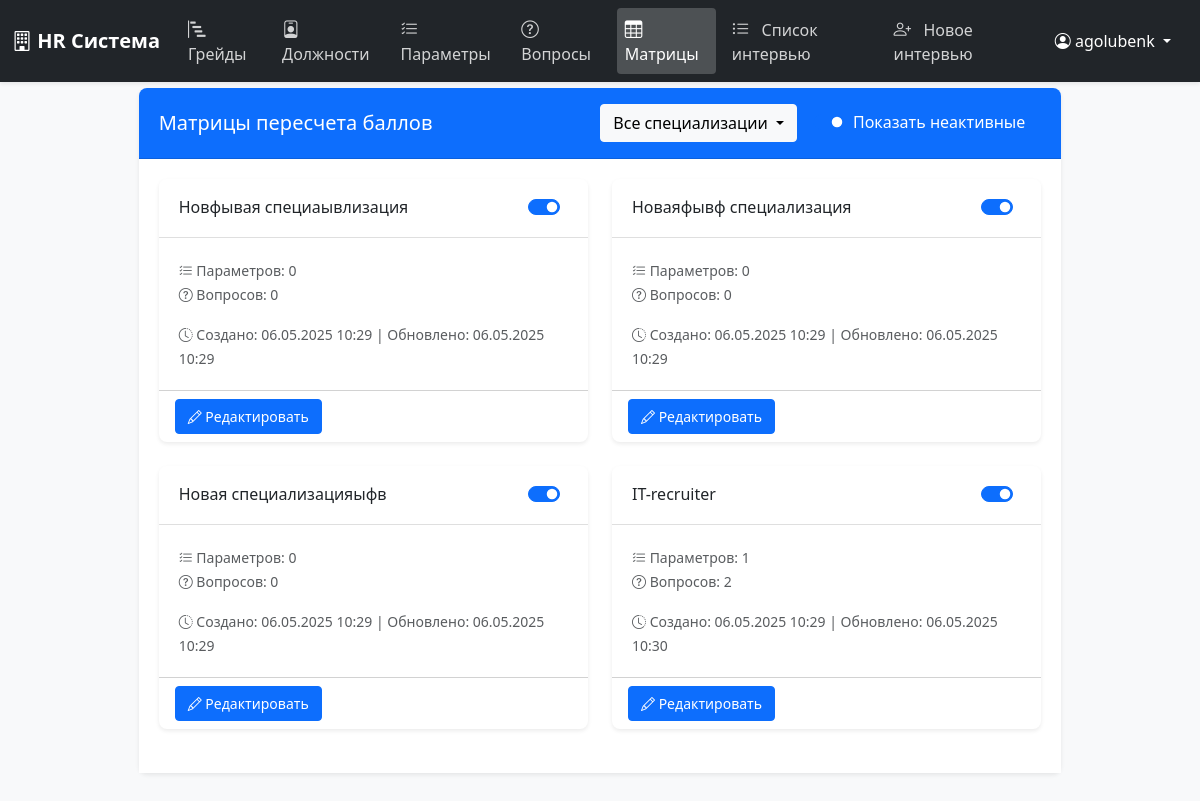
Before: /score-matrices/ (signed in) with the older database file.
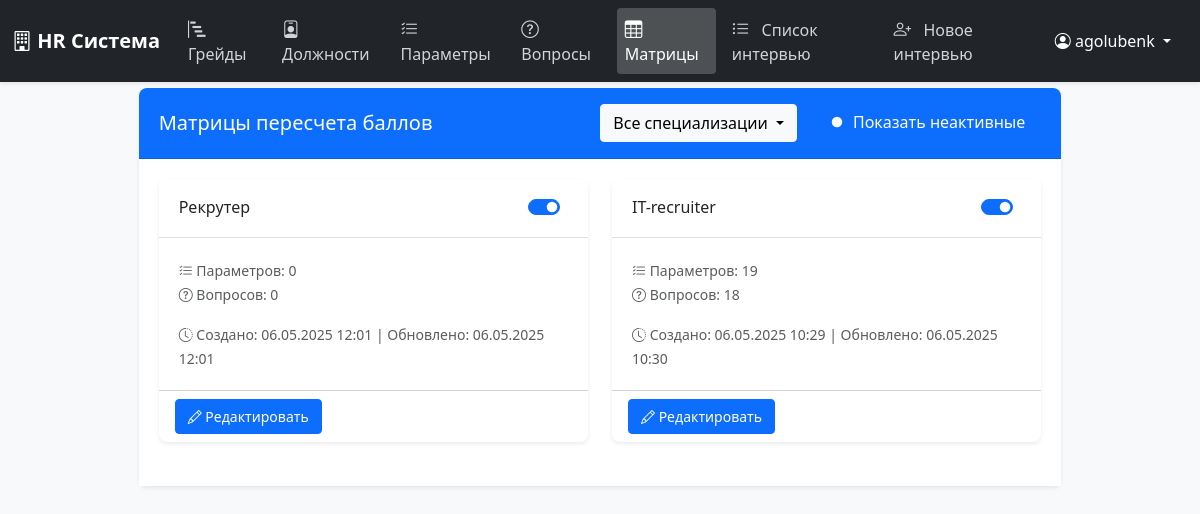
After: the same page with the newer database file.
### positions/models.py (models this page shows, shortened)
class ScoreMatrix(models.Model):
    position = models.ForeignKey(Position, on_delete=models.CASCADE, related_name='score_matrices')
    name = models.CharField(max_length=255, verbose_name='Название матрицы')
    description = models.TextField(blank=True, verbose_name='Описание')
    is_active = models.BooleanField(default=True, verbose_name='Активна')
    created_at = models.DateTimeField(auto_now_add=True, verbose_name='Дата создания')
    updated_at = models.DateTimeField(auto_now=True, verbose_name='Дата обновления')
    class Meta:
        verbose_name = 'Матрица пересчета баллов'
        verbose_name_plural = 'Матрицы пересчета баллов'
        ordering = ['-created_at']
        unique_together = ['position', 'name']

### positions/views.py (the view)
# urls.py: path('score-matrices/', views.score_matrices, name='score_matrices'),
@login_required
def score_matrices(request):
    position_id = request.GET.get('position')
    matrices = ScoreMatrix.objects.select_related('position').all()
    if position_id:
        matrices = matrices.filter(position_id=position_id)
    for matrix in matrices:
        matrix.parameters_count = Parameter.objects.filter(position=matrix.position).count()
        matrix.questions_count = InterviewQuestion.objects.filter(position=matrix.position).count()
    positions = Position.objects.all()
    selected_position = Position.objects.get(id=position_id) if position_id else None
    context = {
        'matrices': matrices,
        'positions': positions,
        'selected_position': selected_position
    }
    return render(request, 'positions/score_matrices.html', context)

### templates/positions/score_matrices.html (shortened to what this page needs)
{% extends 'positions/base.html' %}
{% load positions_extras %}
{% block content %}
<div class="container">
    <div class="row justify-content-center">
        <div class="col-md-10">
            <div class="card">
                <div class="card-header bg-primary text-white d-flex justify-content-between align-items-center">
                    <h5 class="card-title mb-0">Матрицы пересчета баллов</h5>
                    <div class="d-flex align-items-center">
                        <div class="dropdown me-3">
                            <button class="btn btn-light dropdown-toggle" type="button" id="positionDropdown" data-bs-toggle="dropdown" aria-expanded="false">
                                {% if selected_position %}
                                    {{ selected_position }}
                                {% else %}
                                    Все специализации
                                {% endif %}
                            </button>
                        </div>
                        <div class="form-check form-switch me-3">
                            <input class="form-check-input" type="checkbox" id="showInactiveMatrices" checked>
                            <label class="form-check-label text-white" for="showInactiveMatrices">Показать неактивные</label>
                        </div>
                    </div>
                </div>
                <div class="card-body">
                    {% if matrices %}
                    <div class="row">
                        {% for matrix in matrices %}
                        <div class="col-md-6 mb-4 matrix-card" data-is-active="{{ matrix.is_active|yesno:'true,false' }}">
                            <div class="card h-100 {% if not matrix.is_active %}border-danger{% endif %}">
                                <div class="card-header d-flex justify-content-between align-items-center">
                                    <h6 class="card-title mb-0">{{ matrix.name }}</h6>
                                    <div class="form-check form-switch">
                                        <input class="form-check-input toggle-active"
                                               type="checkbox"
                                               data-matrix-id="{{ matrix.id }}"
                                               {% if matrix.is_active %}checked{% endif %}>
                                    </div>
                                </div>
                                <div class="card-body">
                                    <p class="card-text">
                                        <small class="text-muted">
                                            <i class="bi bi-list-check"></i> Параметров: {{ matrix.parameters_count }}<br>
                                            <i class="bi bi-question-circle"></i> Вопросов: {{ matrix.questions_count }}
                                        </small>
                                    </p>
                                    <p class="card-text">
                                        <small class="text-muted">
                                            <i class="bi bi-clock-history"></i> Создано: {{ matrix.created_at|date:"d.m.Y H:i" }} | Обновлено: {{ matrix.updated_at|date:"d.m.Y H:i" }}
                                        </small>
                                    </p>
                                </div>
                                <div class="card-footer bg-transparent">
                                    <div class="d-flex justify-content-between">
                                        <a href="{% url 'positions:edit_score_matrix' matrix_id=matrix.id %}" class="btn btn-primary btn-sm">
                                            <i class="bi bi-pencil"></i> Редактировать
                                        </a>
                                    </div>
                                </div>
                            </div>
                        </div>
                        {% endfor %}
                    </div>
                    {% else %}
                    <div class="alert alert-info">
                        Матрицы пересчета баллов не найдены. Создайте новую специализацию для автоматического создания матрицы.
                    </div>
                    {% endif %}
                </div>
            </div>
        </div>
    </div>
</div>
{% endblock %}

### templates/positions/base.html (shortened to what this page needs)
<!DOCTYPE html>
<html lang="ru">
<head>
    <link href="https://cdn.jsdelivr.net/npm/bootstrap@5.3.0/dist/css/bootstrap.min.css" rel="stylesheet">
    <link href="https://cdn.jsdelivr.net/npm/bootstrap-icons@1.10.0/font/bootstrap-icons.css" rel="stylesheet">
</head>
<body>
    <nav class="navbar navbar-expand-lg navbar-dark fixed-top">
        <div class="container-fluid">
            <a class="navbar-brand" href="#">
                <i class="bi bi-building"></i> HR Система
            </a>
            <div class="collapse navbar-collapse" id="navbarNav">
                <ul class="navbar-nav me-auto">
                    <li class="nav-item">
                        <a class="nav-link {% if request.resolver_match.url_name == 'grades' %}active{% endif %}"
                           href="{% url 'positions:grades' %}">
                            <i class="bi bi-bar-chart-steps"></i> Грейды
                        </a>
                    </li>
                    <li class="nav-item">
                        <a class="nav-link {% if request.resolver_match.url_name == 'positions' %}active{% endif %}"
                           href="{% url 'positions:positions' %}">
                            <i class="bi bi-person-badge"></i> Должности
                        </a>
                    </li>
                    <li class="nav-item">
                        <a class="nav-link {% if request.resolver_match.url_name == 'parameters' %}active{% endif %}"
                           href="{% url 'positions:parameters' %}">
                            <i class="bi bi-list-check"></i> Параметры
                        </a>
                    </li>
                    <li class="nav-item">
                        <a class="nav-link {% if request.resolver_match.url_name == 'questions' %}active{% endif %}"
                           href="{% url 'positions:questions' %}">
                            <i class="bi bi-question-circle"></i> Вопросы
                        </a>
                    </li>
                    <li class="nav-item">
                        <a class="nav-link {% if request.resolver_match.url_name == 'score_matrices' %}active{% endif %}"
                           href="{% url 'positions:score_matrices' %}">
                            <i class="bi bi-table"></i> Матрицы
                        </a>
                    </li>
                    <li class="nav-item">
                        <a class="nav-link {% if request.resolver_match.url_name == 'interview_list' %}active{% endif %}"
                           href="{% url 'positions:interview_list' %}">
                            <i class="bi bi-list-ul"></i> Список интервью
                        </a>
                    </li>
                    <li class="nav-item">
                        <a class="nav-link {% if request.resolver_match.url_name == 'interview_create' %}active{% endif %}"
                           href="{% url 'positions:interview_create' %}">
                            <i class="bi bi-person-plus"></i> Новое интервью
                        </a>
                    </li>
                </ul>
                {% if user.is_authenticated %}
                <div class="user-dropdown">
                    <button class="btn btn-link dropdown-toggle" type="button" data-bs-toggle="dropdown">
                        <i class="bi bi-person-circle"></i> {{ user.username }}
                    </button>
                </div>
                {% endif %}
            </div>
        </div>
    </nav>
    <main class="main-content">
        {% block content %}{% endblock %}
    </main>
</body>
</html>

### templates/positions/base.html (style rules this page uses)
body { min-height: 100vh; background-color: #f8f9fa; padding-top: 56px; color: #212529; }
.navbar { background-color: #212529; box-shadow: 0 2px 4px rgba(0,0,0,.08); }
.navbar-brand { font-weight: 600; color: #fff; font-size: 1.25rem; }
.nav-link { color: #fff; opacity: 0.8; transition: all 0.3s; padding: 0.5rem 1rem; border-radius: 0.25rem; margin: 0 0.25rem; }
.nav-link.active { opacity: 1; background-color: rgba(255, 255, 255, 0.2); font-weight: 500; }
.nav-link i { margin-right: 0.5rem; font-size: 1.1rem; }
.main-content { padding: 2rem; }
.card { border: none; box-shadow: 0 2px 4px rgba(0,0,0,.08); border-radius: 0.5rem; background-color: #fff; }
.card-header { border-radius: 0.5rem 0.5rem 0 0 !important; padding: 1rem 1.25rem; background-color: #fff; border-bottom: 1px solid rgba(0,0,0,.125); }
.card-body { padding: 1.25rem; background-color: #fff; }
.user-dropdown .btn-link { color: #fff; text-decoration: none; padding: 0.5rem 1rem; border-radius: 0.25rem; transition: all 0.3s; }
.btn { border-radius: 0.25rem; padding: 0.375rem 0.75rem; font-weight: 500; transition: all 0.3s; }
.btn-primary { background-color: #0d6efd; border-color: #0d6efd; }

Changed rows visible on the page:
removed ScoreMatrix: name "Новфывая специаывлизация", is_active "☑", parameters_count "0", questions_count "0", created_at "06.05.2025 10:29", updated_at "06.05.2025 10:29"
removed ScoreMatrix: name "Новаяфывф специализация", is_active "☑", parameters_count "0", questions_count "0", created_at "06.05.2025 10:29", updated_at "06.05.2025 10:29"
removed ScoreMatrix: name "Новая специализацияыфв", is_active "☑", parameters_count "0", questions_count "0", created_at "06.05.2025 10:29", updated_at "06.05.2025 10:29"
added ScoreMatrix: name "Рекрутер", is_active "☑", parameters_count "0", questions_count "0", created_at "06.05.2025 12:01", updated_at "06.05.2025 12:01"
computed for ScoreMatrix "IT-recruiter": parameters_count "1" → "19"; questions_count "2" → "18"
